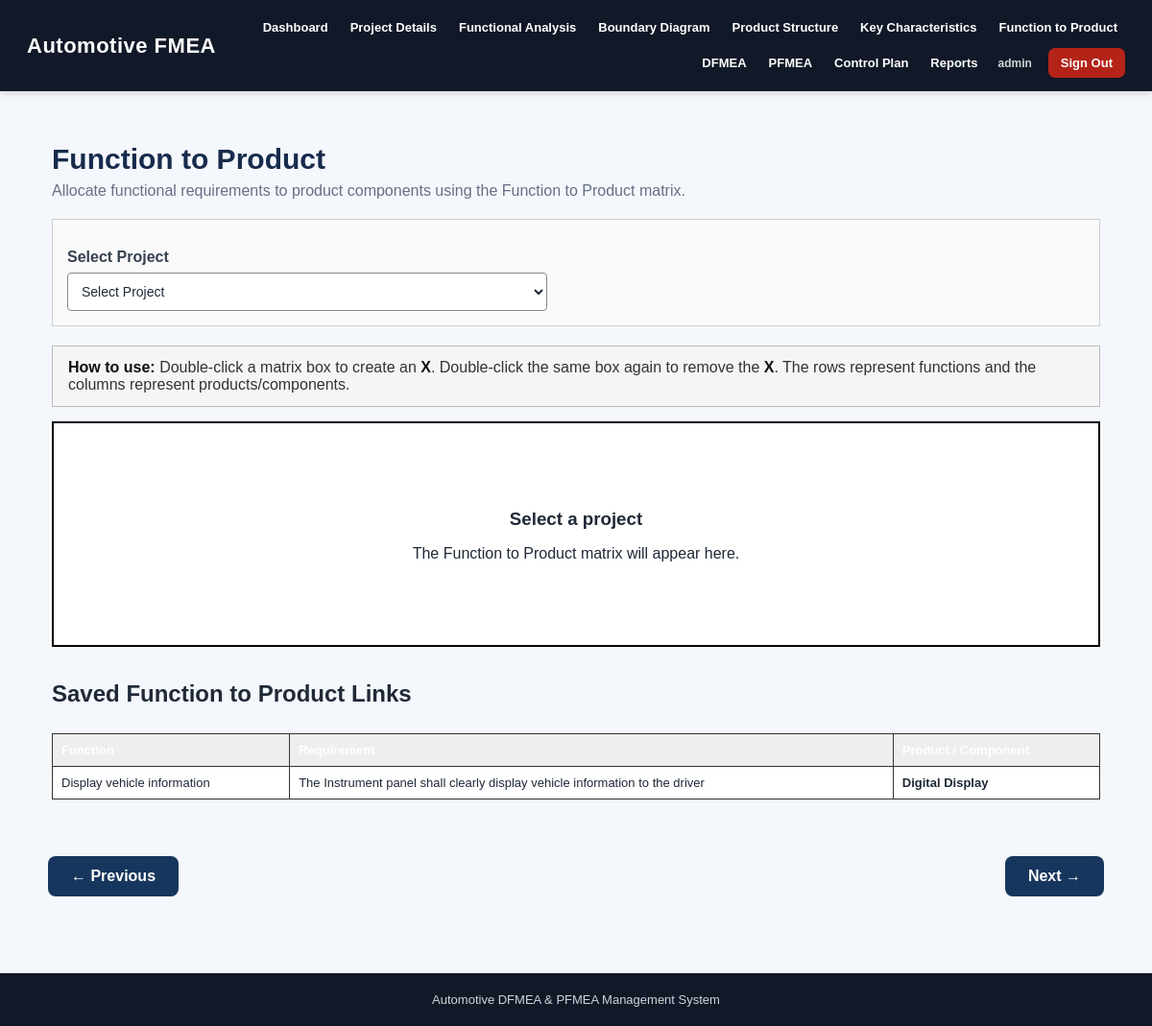
/functional-links (signed in), run on the app's committed database.
### tables this page shows
CREATE TABLE functional_links (
            id INTEGER PRIMARY KEY AUTOINCREMENT,
            project_id INTEGER,
            function_id INTEGER,
            component_id INTEGER,
            requirement TEXT,
            FOREIGN KEY (project_id) REFERENCES projects(id),
            FOREIGN KEY (function_id) REFERENCES functional_analysis(id),
            FOREIGN KEY (component_id) REFERENCES product_structure(id)
        );

CREATE TABLE functional_analysis (
            id INTEGER PRIMARY KEY AUTOINCREMENT,
            project_id INTEGER,
            function TEXT,
            requirement TEXT, level TEXT, surrounding_assembly TEXT,
            FOREIGN KEY (project_id) REFERENCES projects(id)
        );

CREATE TABLE product_structure (
            id INTEGER PRIMARY KEY AUTOINCREMENT,
            project_id INTEGER NOT NULL,
            parent_id INTEGER,
            component_name TEXT NOT NULL,
            component_type TEXT,
            label TEXT,
            part_number TEXT,
            level INTEGER DEFAULT 0,
            description TEXT,
            FOREIGN KEY (project_id) REFERENCES projects(id),
            FOREIGN KEY (parent_id) REFERENCES product_structure(id)
        );

### app.py (the view, shortened to what this page needs)
@app.route("/functional-links", methods=["GET", "POST"])
def functional_links():
    conn = get_db()
    selected_project_id = request.args.get("project_id", "")
    if selected_project_id and not project_belongs_to_user(
        conn, selected_project_id
    ):
        selected_project_id = ""
    projects = conn.execute("""
        SELECT id, project_name, product_name
        FROM projects
        WHERE user_id = ?
        ORDER BY id DESC
    """, (current_user_id(),)).fetchall()
    functions = []
    components = []
    linked_map = {}
    records = []
    records = conn.execute("""
        SELECT fl.id, fl.project_id,
               fl.requirement AS linked_requirement,
               p.project_name,
               fa.function,
               fa.requirement AS function_requirement,
               ps.component_name
        FROM functional_links AS fl
        LEFT JOIN projects AS p ON fl.project_id = p.id
        LEFT JOIN functional_analysis AS fa ON fl.function_id = fa.id
        LEFT JOIN product_structure AS ps ON fl.component_id = ps.id
        WHERE p.user_id = ?
        ORDER BY fl.id DESC
    """, (current_user_id(),)).fetchall()
    conn.close()
    return render_template(
        "functional_links.html",
        projects=projects,
        functions=functions,
        components=components,
        linked_map=linked_map,
        records=records,
        selected_project_id=selected_project_id
    )

### app.py (called while the page is built)
def get_db():
    os.makedirs("database", exist_ok=True)
    conn = sqlite3.connect(DATABASE)
    conn.row_factory = sqlite3.Row
    return conn

@app.before_request
def require_login():
    if request.endpoint in {"login", "register", "forgot_password", "dashboard", "static"}:
        return
    if "user_id" not in session:
        return redirect(url_for("login"))

def current_user_id():
    return session.get("user_id")

### templates/functional_links.html (shortened to what this page needs)
{% extends "base.html" %}
{% block content %}
<div class="function-product-page">
    <div class="fp-header">
        <h1>Function to Product</h1>
        <p>
            Allocate functional requirements to product components
            using the Function to Product matrix.
        </p>
    </div>
    <div class="project-box">
        <form
            method="GET"
            action="{{ url_for('functional_links') }}"
        >
            <label for="project_id">
                Select Project
            </label>
            <select
                id="project_id"
                name="project_id"
                onchange="this.form.submit()"
            >
                <option value="">
                    Select Project
                </option>
            </select>
        </form>
    </div>
    <div class="fp-instructions">
        <strong>How to use:</strong>
        Double-click a matrix box to create an
        <strong>X</strong>.
        Double-click the same box again to remove the
        <strong>X</strong>.
        The rows represent functions and the columns
        represent products/components.
    </div>
    {% if selected_project_id %}
        {% if functions and components %}
            <div class="matrix-wrapper">
                <table class="function-product-table">
                    <thead>
                        <tr>
                            <th class="function-header">
                                Function Product
                            </th>
                            {% for component in components %}
                                <th
                                    class="product-header"
                                    data-component-id="{{ component.id }}"
                                >
                                    <div class="product-box">
                                        <div class="product-name">
                                            {% if component.label %}
                                                {{ component.label }}
                                            {% else %}
                                                {{ component.component_name }}
                                            {% endif %}
                                        </div>
                                    </div>
                                </th>
                            {% endfor %}
                        </tr>
                    </thead>
                    <tbody>
                        {% for function in functions %}
                            <tr
                                data-function-id="{{ function.id }}"
                            >
                                <td class="function-cell">
                                    <div class="function-box">
                                        <div class="function-number">
                                            {{ loop.index }}.
                                        </div>
                                        <div>
                                            <div class="function-name">
                                                {{ function.function }}
                                            </div>
                                            {% if function.requirement %}
                                                <div class="function-requirement">
                                                    {{ function.requirement }}
                                                </div>
                                            {% endif %}
                                        </div>
                                    </div>
                                </td>
                                {% for component in components %}
                                    {% set link_key =
                                        function.id|string
                                        + ':'
                                        + component.id|string
                                    %}
                                    {% set link_id =
                                        linked_map.get(link_key)
                                    %}
                                    <td
                                        class="link-cell {% if not link_id %}empty{% endif %}"
                                        data-function-id="{{ function.id }}"
                                        data-component-id="{{ component.id }}"
                                        ondblclick="toggleFunctionProduct(
                                            this,
                                            '{{ function.id }}',
                                            '{{ component.id }}'
                                        )"
                                        title="Double-click to add/remove X"
                                    >
                                        <span class="link-mark">
                                            {% if link_id %}
                                                X
                                            {% endif %}
                                        </span>
                                    </td>
                                {% endfor %}
                            </tr>
                        {% endfor %}
                    </tbody>
                </table>
            </div>
            <div
                id="matrixStatus"
                class="matrix-status"
            >
                Ready. Double-click any matrix cell to add or remove X.
            </div>
        {% else %}
            <div class="empty-state">
                <h3>
                    Matrix cannot be displayed yet
                </h3>
                <p>
                    Add at least one Functional Analysis
                    record and one Product Structure component
                    for this project.
                </p>
            </div>
        {% endif %}
    {% else %}
        <div class="empty-state">
            <h3>
                Select a project
            </h3>
            <p>
                The Function to Product matrix will appear here.
            </p>
        </div>
    {% endif %}
    {% if records %}
        <section class="saved-links">
            <h2>
                Saved Function to Product Links
            </h2>
            <div class="saved-table-wrapper">
                <table class="saved-table">
                    <thead>
                        <tr>
                            <th>
                            </th>
                            <th>
                            </th>
                            <th>
                            </th>
                        </tr>
                    </thead>
                    <tbody>
                        {% for record in records %}
                            <tr>
                                <td>
                                    {{ record.function or "—" }}
                                </td>
                                <td>
                                    {{ record.function_requirement or "—" }}
                                </td>
                                <td>
                                    <strong>
                                        {{ record.component_name or "—" }}
                                    </strong>
                                </td>
                            </tr>
                        {% endfor %}
                    </tbody>
                </table>
            </div>
        </section>
    {% endif %}
</div>
{% endblock %}

### static/css/style.css (style rules this page uses)
* { box-sizing: border-box; }
html { scroll-behavior: smooth; }
body { margin: 0; font-family: Arial, Helvetica, sans-serif; background: #f4f7fb; color: #1f2937; }
form { margin-top: 15px; }
label { display: block; margin: 12px 0 7px; color: #374151; font-weight: 600; }
input, select, textarea { width: 100%; max-width: 600px; padding: 11px 12px; border: 1px solid #d1d5db; border-radius: 7px; font-size: 14px; background: white; color: #1f2937; transition: border-color 0.2s ease, box-shadow 0.2s ease; }
table { border-collapse: collapse; margin-top: 15px; background: white; width: 100%; }
th { background: #111827; color: white; padding: 11px; text-align: left; font-size: 13px; white-space: nowrap; }
td { padding: 10px; border-bottom: 1px solid #e5e7eb; font-size: 13px; vertical-align: top; }

### templates/functional_links.html (style rules this page uses)
.function-product-page { max-width: 1500px; margin: 0 auto; padding: 24px; }
.fp-header h1 { margin: 0; font-size: 30px; color: #172b4d; }
.fp-header p { margin-top: 7px; color: #667085; }
.project-box { margin: 20px 0; padding: 15px; border: 1px solid #cfcfcf; background: #fafafa; }
.project-box label { display: block; font-weight: 700; margin-bottom: 7px; }
.project-box select { width: 100%; max-width: 500px; padding: 10px; border: 1px solid #888; border-radius: 4px; background: white; }
.fp-instructions { margin: 15px 0; padding: 13px 16px; background: #f5f5f5; border: 1px solid #bdbdbd; color: #333; }
.fp-instructions strong { color: #111; }
.empty-state { padding: 70px 20px; text-align: center; border: 2px solid #000; background: white; }
.empty-state h3 { margin-bottom: 10px; }
.saved-links { margin-top: 35px; }
.saved-links h2 { margin-bottom: 12px; }
.saved-table-wrapper { overflow-x: auto; }
.saved-table { width: 100%; border-collapse: collapse; }
.saved-table th, .saved-table td { border: 1px solid #333; padding: 9px; text-align: left; }
.saved-table th { background: #eeeeee; }

### data on the page
functional_links: function "Display vehicle information", requirement "The Instrument panel shall clearly display vehicle information to the driver", component_name "Digital Display"
